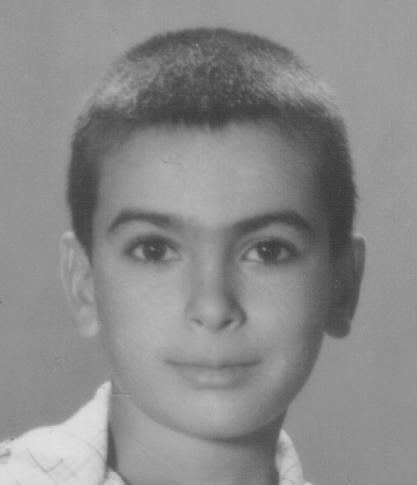
#> input picture dataset/orang_001/001A08.JPG, 417 x 485 px; its folder holds only this picture in this run
$ python -i app.py   (imports and definitions only)
#> lines starting #> are read from the running program, lines starting #| are printed output that depends on the picture
import streamlit as st
import cv2
import numpy as np
import os
from sklearn.decomposition import PCA
from sklearn.metrics.pairwise import cosine_similarity
from PIL import Image

# --- KONFIGURASI HALAMAN ---
# [10 lines not run here, left out]

IMG_SIZE = (100, 100)
THRESHOLD = 0.80  # Batas kelulusan kemiripan sesuai standar web pengujianmu

def process_uploaded_image(uploaded_file):
    """Mendeteksi wajah dari kamera/unggah, crop, grayscale, resize, lalu flatten."""
    image = Image.open(uploaded_file).convert('RGB')
    img_array = np.array(image)
    img_cv = cv2.cvtColor(img_array, cv2.COLOR_RGB2BGR)

    gray = cv2.cvtColor(img_cv, cv2.COLOR_BGR2GRAY)
    face_cascade = cv2.CascadeClassifier(cv2.data.haarcascades + "haarcascade_frontalface_default.xml")
    faces = face_cascade.detectMultiScale(gray, scaleFactor=1.1, minNeighbors=5)

    if len(faces) == 0:
        face_crop = gray
    else:
        x, y, w, h = faces[0]
        face_crop = gray[y:y+h, x:x+w]

    face_resized = cv2.resize(face_crop, IMG_SIZE)
    face_normalized = face_resized / 255.0
    return face_normalized.flatten().reshape(1, -1)

# --- FUNGSI MEMBACA DATASET DARI FOLDER ---
def load_face_image_from_path(path):
    """Membaca file gambar FGNET (JPG/PNG) langsung sebagai grayscale."""
#> called with path = 'dataset/orang_001/001A08.JPG'
    img = cv2.imread(path, cv2.IMREAD_GRAYSCALE)
#> img is the input picture: shape (485, 417); min 58, max 226, mean 138.8
    if img is None: return None
    resized = cv2.resize(img, IMG_SIZE)
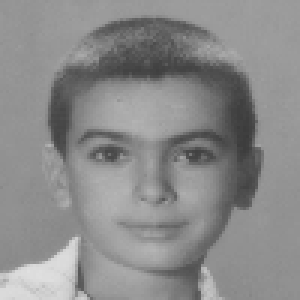
#> resized: shape (100, 100) (shown 3 times larger); min 59, max 224, mean 138.7
    normalized = resized / 255.0
    return normalized.flatten()

# --- TRAINING PCA (OTAK AI) ---
@st.cache_resource
def train_pca_model(dataset_path="dataset"):
    """Membaca seluruh folder orang_XXX dari FGNET dan melatih PCA."""
    X = []
    if not os.path.exists(dataset_path):
        st.warning("Folder 'dataset' tidak ditemukan. Pastikan skrip rapikan_fgnet.py sudah dijalankan.")
        dummy = np.random.rand(5, 10000)
        pca = PCA(n_components=min(50, len(dummy)))
        pca.fit(dummy)
        return pca

    for person_name in os.listdir(dataset_path):
        person_folder = os.path.join(dataset_path, person_name)
        if not os.path.isdir(person_folder): continue

        for filename in os.listdir(person_folder):
            if filename.lower().endswith((".jpg", ".jpeg", ".png", ".pgm")):
                image_path = os.path.join(person_folder, filename)
                vector = load_face_image_from_path(image_path)
#> vector = 10000 values, max 0.878 at index 9009, min 0.231 at index 4582, mean 0.544
                if vector is not None:
                    X.append(vector)

    X_matrix = np.array(X)
    if len(X_matrix) > 0:
        n_components = min(50, len(X_matrix))
#> n_components = 1
        pca = PCA(n_components=n_components)
        pca.fit(X_matrix)
        return pca
    else:
        st.error("Folder dataset kosong! Pastikan file gambar FGNET sudah masuk.")
        return None

pca_model = train_pca_model()

# --- ANTARMUKA WEB (UI FRONTEND) ---
# [3 lines not run here, left out]

# [1 line that did not run here, left out]
# [35 lines not run here, left out]

>>> result = process_uploaded_image('dataset/orang_001/001A08.JPG')
#> in process_uploaded_image, `faces = face_cascade.detectMultiScale(gray, scaleFactor=1.1, minNeighb..`: faces = [[64, 135, 291, 291]]
#> in process_uploaded_image, `x, y, w, h = faces[0]`: x = 64; y = 135; w = 291
#> in process_uploaded_image, `face_crop = gray[y:y+h, x:x+w]`:
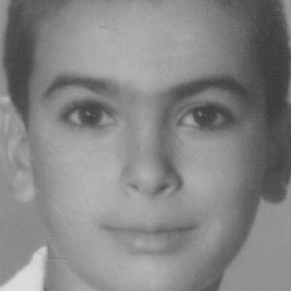
#> face_crop: shape (291, 291); min 58, max 222, mean 133.6

$ run again, on dataset/orang_001/001A18.JPG
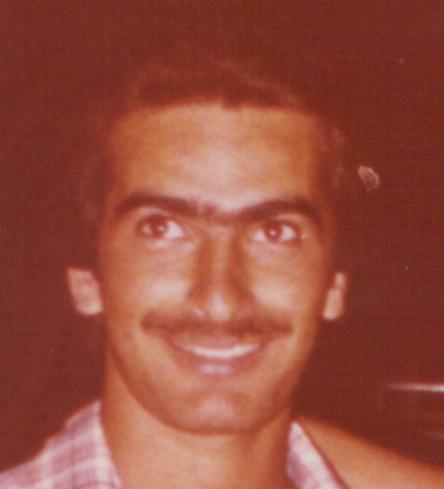
#> input picture dataset/orang_001/001A18.JPG, 444 x 489 px
#> in load_face_image_from_path, `resized = cv2.resize(img, IMG_SIZE)`:
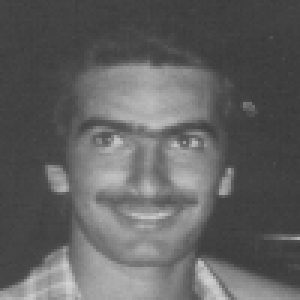
#> resized: shape (100, 100) (shown 3 times larger); min 56, max 210, mean 97
#> vector = 10000 values, max 0.824 at index 9422, min 0.22 at index 4596, mean 0.381
#> n_components = 1
#> in process_uploaded_image, img_cv is the input picture: shape (489, 444, 3); mean B, G, R 61.7, 77, 150.2
#> faces = [[67, 102, 309, 309]]
#> x = 67; y = 102; w = 309
#> in process_uploaded_image, `face_crop = gray[y:y+h, x:x+w]`:
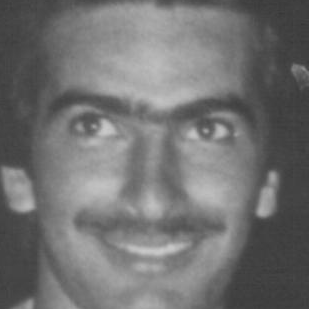
#> face_crop: shape (309, 309); min 55, max 202, mean 113.9

$ run again, on dataset/orang_001/001A19.JPG
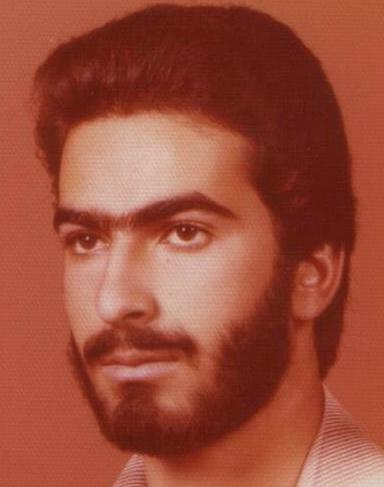
#> input picture dataset/orang_001/001A19.JPG, 384 x 487 px
#> in load_face_image_from_path, `resized = cv2.resize(img, IMG_SIZE)`:
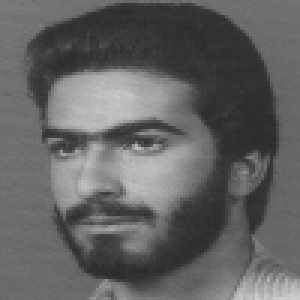
#> resized: shape (100, 100) (shown 3 times larger); min 44, max 207, mean 98.4
#> vector = 10000 values, max 0.812 at index 9985, min 0.173 at index 642, mean 0.386
#> n_components = 1
#> in process_uploaded_image, img_cv is the input picture: shape (487, 384, 3); mean B, G, R 58.1, 76.8, 156.6
#> faces = [[281, 301, 63, 63], [17, 135, 251, 251]]
#> x = 281; y = 301; w = 63
#> in process_uploaded_image, `face_crop = gray[y:y+h, x:x+w]`:
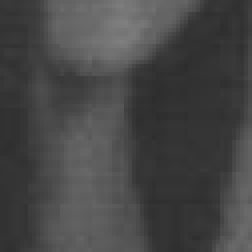
#> face_crop: shape (63, 63) (shown 4 times larger); min 45, max 127, mean 70.2

$ run again, on dataset/orang_001/001A22.JPG
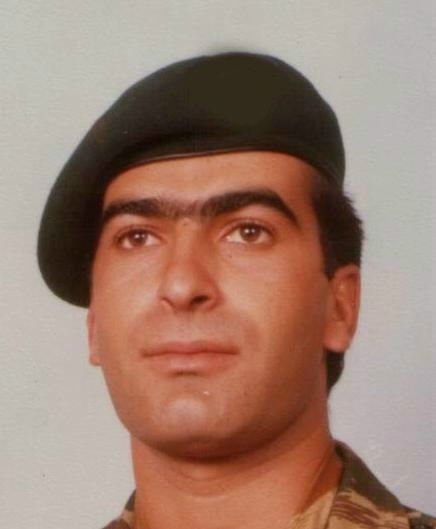
#> input picture dataset/orang_001/001A22.JPG, 436 x 529 px
#> in load_face_image_from_path, `resized = cv2.resize(img, IMG_SIZE)`:
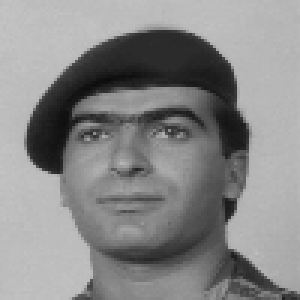
#> resized: shape (100, 100) (shown 3 times larger); min 10, max 196, mean 135.8
#> vector = 10000 values, max 0.769 at index 201, min 0.0392 at index 2636, mean 0.533
#> n_components = 1
#> in process_uploaded_image, img_cv is the input picture: shape (529, 436, 3); mean B, G, R 113.6, 128.3, 159.2
#> faces = [[64, 129, 262, 262]]
#> x = 64; y = 129; w = 262
#> in process_uploaded_image, `face_crop = gray[y:y+h, x:x+w]`:
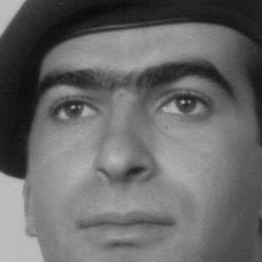
#> face_crop: shape (262, 262); min 7, max 193, mean 104.8
